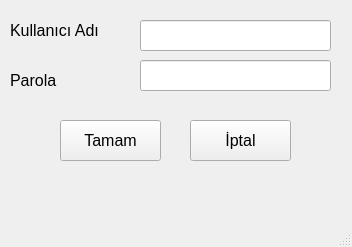
<?xml version="1.0" encoding="UTF-8"?>
<ui version="4.0">
 <class>MainWindow</class>
 <widget class="QMainWindow" name="MainWindow">
  <property name="geometry">
   <rect>
    <x>0</x>
    <y>0</y>
    <width>352</width>
    <height>247</height>
   </rect>
  </property>
  <property name="windowTitle">
   <string>MainWindow</string>
  </property>
  <widget class="QWidget" name="centralwidget">
   <widget class="QLabel" name="label">
    <property name="geometry">
     <rect>
      <x>10</x>
      <y>10</y>
      <width>121</width>
      <height>41</height>
     </rect>
    </property>
    <property name="font">
     <font>
      <pointsize>12</pointsize>
     </font>
    </property>
    <property name="text">
     <string>Kullanıcı Adı</string>
    </property>
   </widget>
   <widget class="QLabel" name="label_2">
    <property name="geometry">
     <rect>
      <x>10</x>
      <y>60</y>
      <width>121</width>
      <height>41</height>
     </rect>
    </property>
    <property name="font">
     <font>
      <pointsize>12</pointsize>
     </font>
    </property>
    <property name="text">
     <string>Parola</string>
    </property>
   </widget>
   <widget class="QLineEdit" name="lneKullanici">
    <property name="geometry">
     <rect>
      <x>140</x>
      <y>20</y>
      <width>191</width>
      <height>31</height>
     </rect>
    </property>
    <property name="font">
     <font>
      <pointsize>12</pointsize>
     </font>
    </property>
   </widget>
   <widget class="QLineEdit" name="lneParola">
    <property name="geometry">
     <rect>
      <x>140</x>
      <y>60</y>
      <width>191</width>
      <height>31</height>
     </rect>
    </property>
    <property name="font">
     <font>
      <pointsize>12</pointsize>
     </font>
    </property>
    <property name="maxLength">
     <number>8</number>
    </property>
    <property name="echoMode">
     <enum>QLineEdit::Password</enum>
    </property>
   </widget>
   <widget class="QPushButton" name="btnTamam">
    <property name="geometry">
     <rect>
      <x>60</x>
      <y>120</y>
      <width>101</width>
      <height>41</height>
     </rect>
    </property>
    <property name="font">
     <font>
      <pointsize>12</pointsize>
     </font>
    </property>
    <property name="text">
     <string>Tamam</string>
    </property>
   </widget>
   <widget class="QPushButton" name="btnIptal">
    <property name="geometry">
     <rect>
      <x>190</x>
      <y>120</y>
      <width>101</width>
      <height>41</height>
     </rect>
    </property>
    <property name="font">
     <font>
      <pointsize>12</pointsize>
     </font>
    </property>
    <property name="text">
     <string>İptal</string>
    </property>
   </widget>
  </widget>
  <widget class="QMenuBar" name="menubar">
   <property name="geometry">
    <rect>
     <x>0</x>
     <y>0</y>
     <width>352</width>
     <height>26</height>
    </rect>
   </property>
  </widget>
  <widget class="QStatusBar" name="statusbar"/>
 </widget>
 <resources/>
 <connections/>
</ui>
